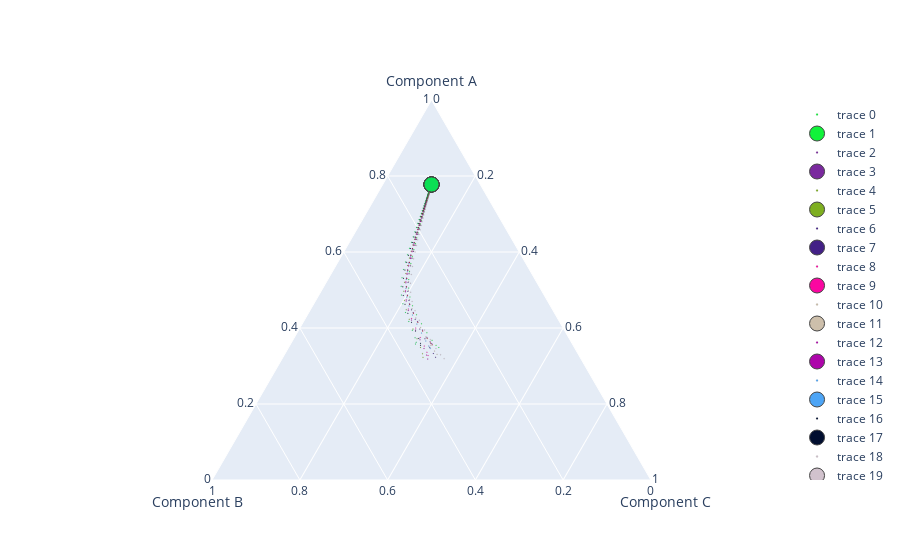

The code cell stored with this chart in its notebook:
### Code cell
Z_t = run_homogeneous_simulation(T_consensus, 
                        dt, 
                        num_agents, 
                        num_options, 
                        gamma_consensus, 
                        delta_consensus,
                        alpha,
                        beta,
                        d,
                        u,
                        b,
                        A_tilde,
                        Z)

Z_t_simp = map_to_simplex(Z_t, num_options, r, R)
simplex_plot(Z_t_simp[::subsample_interval])
